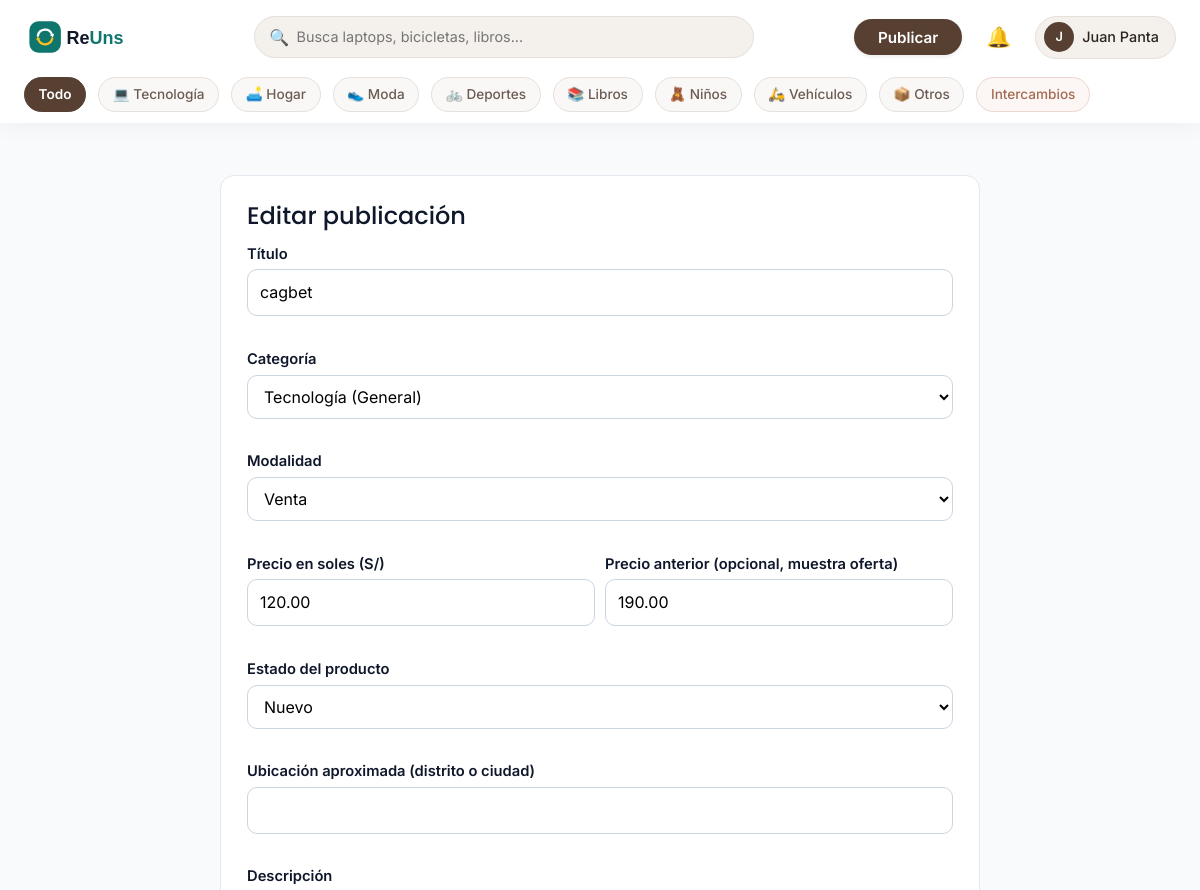
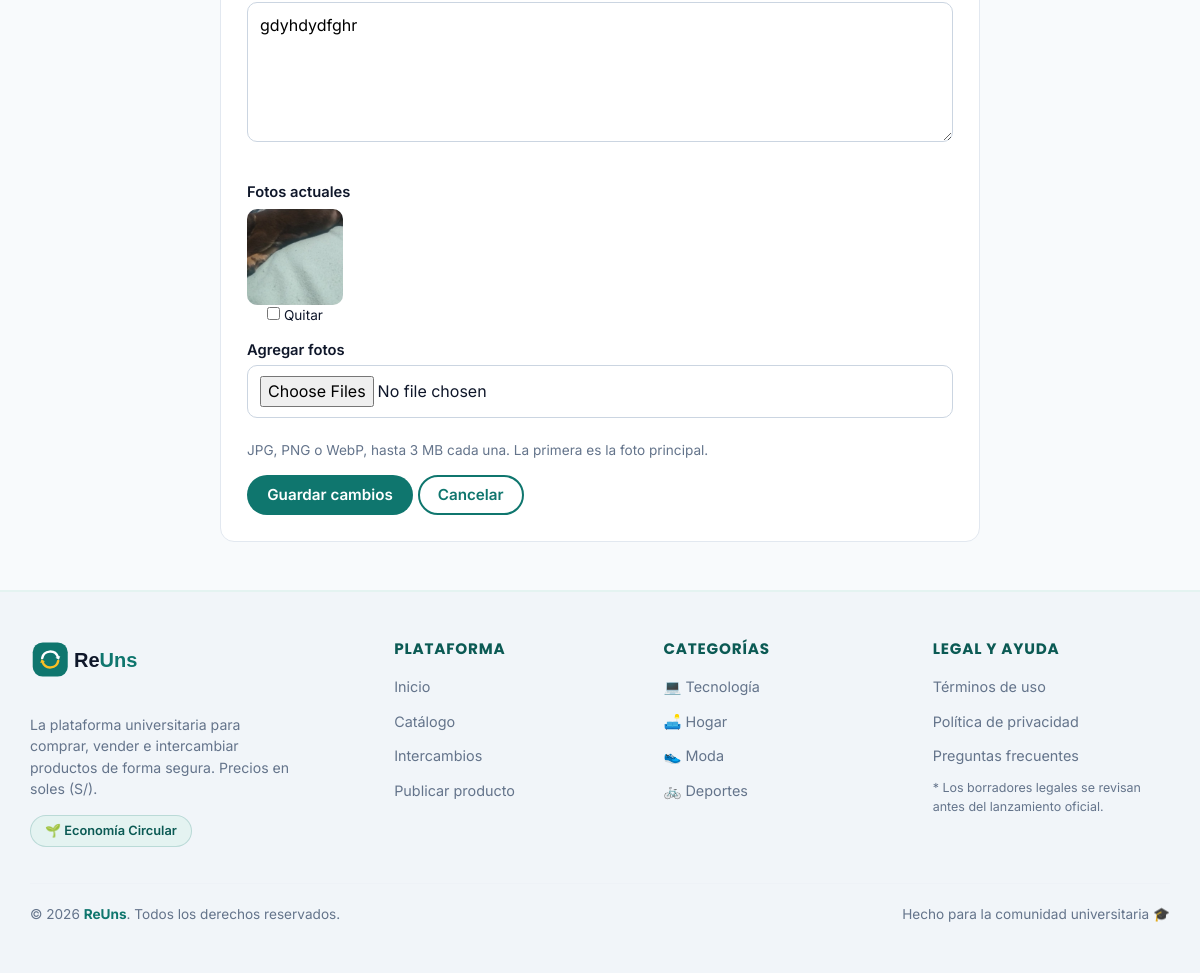
The page /paginas/editar.php?id=4 (signed in) on the database its author committed (2 pictures, top to bottom).
### tables this page shows
CREATE TABLE `usuarios` (
  `id` int(10) UNSIGNED NOT NULL,
  `nombre` varchar(60) NOT NULL,
  `email` varchar(150) NOT NULL,
  `clave_hash` varchar(255) NOT NULL,
  `rol` enum('usuario','moderador','admin') NOT NULL DEFAULT 'usuario',
  `estado` enum('activo','suspendido') NOT NULL DEFAULT 'activo',
  `email_verificado_en` datetime DEFAULT NULL,
  `bio` varchar(300) DEFAULT NULL,
  `ubicacion` varchar(80) DEFAULT NULL,
  `foto` varchar(40) DEFAULT NULL,
  `version_sesion` int(10) UNSIGNED NOT NULL DEFAULT 1,
  `creado_en` datetime NOT NULL DEFAULT current_timestamp(),
  `ultimo_login` datetime DEFAULT NULL
);

CREATE TABLE `productos` (
  `id` int(10) UNSIGNED NOT NULL,
  `usuario_id` int(10) UNSIGNED NOT NULL,
  `categoria_id` int(10) UNSIGNED NOT NULL,
  `titulo` varchar(100) NOT NULL,
  `descripcion` text NOT NULL,
  `precio` decimal(10,2) DEFAULT NULL,
  `precio_anterior` decimal(10,2) DEFAULT NULL,
  `modalidad` enum('venta','intercambio','ambas') NOT NULL,
  `estado_conservacion` enum('nuevo','como_nuevo','bueno','aceptable') NOT NULL,
  `ubicacion` varchar(80) DEFAULT NULL,
  `disponibilidad` enum('activo','pausado','vendido','intercambiado','eliminado') NOT NULL DEFAULT 'activo',
  `creado_en` datetime NOT NULL DEFAULT current_timestamp(),
  `actualizado_en` datetime NOT NULL DEFAULT current_timestamp() ON UPDATE current_timestamp(),
  `estado` varchar(50) NOT NULL DEFAULT 'activo',
  `categoria` varchar(100) DEFAULT NULL,
  `estado_producto` varchar(50) DEFAULT 'disponible'
);

CREATE TABLE `categorias` (
  `id` int(10) UNSIGNED NOT NULL,
  `slug` varchar(40) NOT NULL,
  `nombre` varchar(60) NOT NULL,
  `icono` varchar(8) NOT NULL DEFAULT '?',
  `padre_id` int(10) UNSIGNED DEFAULT NULL
);

CREATE TABLE `producto_imagenes` (
  `id` int(10) UNSIGNED NOT NULL,
  `producto_id` int(10) UNSIGNED NOT NULL,
  `archivo` varchar(40) NOT NULL,
  `orden` tinyint(3) UNSIGNED NOT NULL DEFAULT 0
);

### app/config/config.php (called while the page is built, shortened)
<?php
function e(?string $t): string { return htmlspecialchars($t ?? '', ENT_QUOTES, 'UTF-8'); }

### app/config/db.php (called while the page is built)
<?php
function db(): PDO {
  static $pdo = null;
  if ($pdo === null) {
    $pdo = new PDO('mysql:host='.env('DB_HOST','localhost').';dbname='.env('DB_NAME','reuns').';charset=utf8mb4',
      env('DB_USER','root'), env('DB_PASS',''),
      [PDO::ATTR_ERRMODE=>PDO::ERRMODE_EXCEPTION, PDO::ATTR_DEFAULT_FETCH_MODE=>PDO::FETCH_ASSOC, PDO::ATTR_EMULATE_PREPARES=>false]);
  }
  return $pdo;
}

### app/modelos/usuario.php (called while the page is built, shortened)
<?php
function usuario_por_id(int $id): ?array {
    $s = db()->prepare('SELECT * FROM usuarios WHERE id=?');
    $s->execute([$id]);
    return $s->fetch() ?: null;
}

### app/ayudas/sesion.php (called while the page is built, shortened)
<?php
function usuario_actual(): ?array {
  static $cache = false;
  if ($cache !== false) return $cache;
  $cache = null;
  if (!empty($_SESSION['uid'])) {
    $u = usuario_por_id((int)$_SESSION['uid']);
    if ($u && $u['estado'] === 'activo' && (int)$u['version_sesion'] === (int)($_SESSION['ver'] ?? 0)) $cache = $u;
    else { $_SESSION = []; }
  }
  return $cache;
}
function requerir_login(): array {
  $u = usuario_actual();
  return $u;
}

### app/modelos/producto.php (called while the page is built, shortened)
<?php
function categorias_todas(): array {
    static $categorias = null;
    if ($categorias === null) {
        $categorias = db()->query("SELECT id, padre_id, slug, nombre, icono FROM categorias ORDER BY id")->fetchAll(PDO::FETCH_ASSOC);
    }
    return $categorias;
}
function categorias(): array {
    $resultado = [];
    foreach (categorias_todas() as $categoria) {
        $resultado[$categoria['id']] = [
            $categoria['nombre'],
            $categoria['icono']
        ];
    }
    return $resultado;
}
function producto_por_id(int $id): ?array {
    $sql = SQL_PRODUCTO
        . ",
            u.ubicacion AS vendedor_ubicacion,
            u.bio AS vendedor_bio,
            u.creado_en AS vendedor_desde,
            (u.email_verificado_en IS NOT NULL) AS vendedor_verificado,
            u.estado AS vendedor_estado"
        . SQL_DESDE
        . " WHERE p.id = ?
            AND p.estado <> 'eliminado'";
    $consulta = db()->prepare($sql);
    $consulta->execute([$id]);
    $producto = $consulta->fetch();
    $producto['imagenes'] = imagenes_de($id);
    return $producto;
}
function producto_propio(int $id, int $uid): ?array {
    $producto = producto_por_id($id);
    return (
        $producto &&
        (int)$producto['usuario_id'] === $uid
    ) ? $producto : null;
}
function imagenes_de(int $pid): array {
    $consulta = db()->prepare(
        'SELECT *
         FROM producto_imagenes
         WHERE producto_id = ?
         ORDER BY orden, id'
    );
    $consulta->execute([$pid]);
    return $consulta->fetchAll();
}

### app/vistas/form_producto.php (the view, shortened to what this page needs)
<?php
$v = $o['valores'];
$er = $o['errores'];
$producto ??= null;
$catSel = (int)($v['categoria_id'] ?? $producto['categoria_id'] ?? 0);
$todas = categorias_todas();
$padres = array_filter($todas, fn($c) => $c['padre_id'] === null);
?>
<form method="post" enctype="multipart/form-data" data-validar="producto" novalidate>
  <?php
  campo('titulo', 'Título', 'text', $o + [
      'attr' => ' maxlength="100"'
  ]);
  ?>
  <div class="campo">
    <label for="categoria_id">Categoría</label>
    <select
      id="categoria_id"
      name="categoria_id"
      required
      <?= isset($er['categoria_id']) ? 'aria-invalid="true"' : '' ?>
    >
      <?php foreach ($padres as $padre): ?>
        <optgroup label="<?= e($padre['icono'] . ' ' . $padre['nombre']) ?>">
          <option
            value="<?= (int)$padre['id'] ?>"
            <?= $catSel === (int)$padre['id'] ? 'selected' : '' ?>
          >
            <?= e($padre['nombre']) ?> (General)
          </option>
        </optgroup>
      <?php endforeach; ?>
    </select>
    <p class="error"><?= e($er['categoria_id'] ?? '') ?></p>
  </div>
  <?php
  selector(
      'modalidad',
      'Modalidad',
      MODALIDADES,
      $v['modalidad'] ?? $producto['modalidad'] ?? '',
      $er['modalidad'] ?? ''
  );
  echo '<div class="dos campo-precio">';
  echo '</div>';
  ?>
  <div class="campo">
    <label for="descripcion">Descripción</label>
    <textarea
      id="descripcion"
      name="descripcion"
      maxlength="2000"
      style="min-height:140px"
    ><?= e($v['descripcion'] ?? $producto['descripcion'] ?? '') ?></textarea>
    <p class="error"><?= e($er['descripcion'] ?? '') ?></p>
  </div>
  <?php if ($producto && !empty($producto['imagenes'])): ?>
    <p style="margin:0 0 6px;font-weight:600;font-size:.92rem">
      Fotos actuales
    </p>
    <div class="fotos-actuales">
      <?php foreach ($producto['imagenes'] as $im): ?>
        <label>
          <img
            src="<?= BASE ?>/uploads/productos/<?= e($im['archivo']) ?>"
            alt="Foto del producto"
          >
          <input
            type="checkbox"
            name="quitar[]"
            value="<?= (int)$im['id'] ?>"
            style="width:auto"
          >
          Quitar
        </label>
      <?php endforeach; ?>
    </div>
  <?php endif; ?>
  <div class="campo">
    <label for="fotos">
      <?= $producto ? 'Agregar fotos' : 'Fotos (1 a 5)' ?>
    </label>
    <input
      id="fotos"
      name="fotos[]"
      type="file"
      multiple
      accept="image/jpeg,image/png,image/webp"
      data-max-mb="3"
      data-max-files="5"
    >
    <p class="error"><?= e($er['fotos'] ?? '') ?></p>
    <p class="meta">
      JPG, PNG o WebP, hasta 3 MB cada una. La primera es la foto principal.
    </p>
  </div>
  <button class="btn btn--primario" type="submit">
    <?= $producto ? 'Guardar cambios' : 'Publicar producto' ?>
  </button>
  <a class="btn btn--linea" href="<?= BASE ?>/paginas/mis_productos.php">
    Cancelar
  </a>
</form>

### app/vistas/cabecera.php (shortened to what this page needs)
<?php
$usr = usuario_actual();
?>
<!DOCTYPE html>
<html lang="es">
<head>
    <link href="https://cdn.jsdelivr.net/npm/bootstrap@5.3.3/dist/css/bootstrap.min.css" rel="stylesheet">
    <link rel="stylesheet" href="<?= BASE ?>/assets/css/base.css">
    <link rel="stylesheet" href="<?= BASE ?>/assets/css/social.css">
</head>
<body>
<header class="cab">
  <div class="cab__contenedor-interno">
    <div class="cab__fila">
      <a href="<?= BASE ?>/index.php" class="cab__logo">
          <img src="<?= BASE ?>/assets/img/logo.svg" alt="ReUns" width="130" height="36">
      </a>
      <form class="buscador-compacto" action="<?= BASE ?>/paginas/catalogo.php" method="get" role="search">
        <span class="buscador-icono">🔍</span>
        <input id="q" name="q" type="search" placeholder="Busca laptops, bicicletas, libros..." value="<?= e($_GET['q'] ?? '') ?>">
      </form>
      <nav class="cab__acciones" aria-label="Cuenta">
        <?php if ($usr):
          $inicialUsuario = mb_strtoupper(mb_substr($usr['nombre'], 0, 1));
        ?>
          <a class="btn btn-publicar-calido btn-sm px-4 rounded-pill fw-semibold shadow-sm" href="<?= BASE ?>/paginas/publicar.php">Publicar</a>
          <a href="<?= BASE ?>/paginas/notificaciones.php" class="position-relative text-dark text-decoration-none p-2" aria-label="Notificaciones">
              <span style="font-size: 1.25rem;">🔔</span>
          </a>
          <div class="menu-usuario-hover-container">
              <div class="btn-perfil-toggle">
                  <span class="avatar-circulo"><?= e($inicialUsuario) ?></span>
                  <span class="text-truncate d-none d-sm-inline" style="max-width: 110px;"><?= e($usr['nombre']) ?></span>
              </div>
          </div>
        <?php else: ?>
          <a class="btn btn-outline-secondary btn-sm rounded-pill px-3" href="<?= BASE ?>/paginas/login.php">Ingresar</a>
          <a class="btn btn-publicar-calido btn-sm rounded-pill px-3 shadow-sm" href="<?= BASE ?>/paginas/registro.php">Crear cuenta</a>
        <?php endif; ?>
      </nav>
    </div>
  </div>
  <div class="cats-wrapper">
      <div class="cab__contenedor-interno">
          <nav class="cats-nav" aria-label="Categorías">
              <a href="<?= BASE ?>/paginas/catalogo.php" class="<?= !isset($_GET['cat']) && empty($_GET['mod']) ? 'activo' : '' ?>">Todo</a>
              <?php foreach (categorias() as $k => [$n, $i]): ?>
                  <a href="<?= BASE ?>/paginas/catalogo.php?cat=<?= $k ?>" class="<?= (isset($_GET['cat']) && $_GET['cat'] == $k) ? 'activo' : '' ?>">
                      <?= $i . ' ' . e($n) ?>
                  </a>
              <?php endforeach; ?>
              <a href="<?= BASE ?>/paginas/catalogo.php?mod=intercambio" class="cats__trueque <?= (isset($_GET['mod']) && $_GET['mod'] == 'intercambio') ? 'activo' : '' ?>">Intercambios</a>
          </nav>
      </div>
  </div>
</header>
<main id="contenido">

### app/ayudas/formularios.php (shortened to what this page needs)
<?php
function campo(string $name, string $label, string $tipo = 'text', array $o = []): void {
  $err = $o['errores'][$name] ?? ''; $val = $tipo === 'password' ? '' : ($o['valores'][$name] ?? '');
  $n = e($name);
  echo '<div class="campo"><label for="'.$n.'">'.e($label).'</label><input id="'.$n.'" name="'.$n.'" type="'.e($tipo).'" value="'.e($val).'"'
    .(isset($o['auto']) ? ' autocomplete="'.e($o['auto']).'"' : '').(($o['req'] ?? true) ? ' required' : '').($tipo==='password'?' maxlength="72"':'').($o['attr'] ?? '')
    .($err ? ' aria-invalid="true" aria-describedby="e-'.$n.'"' : '').'><p class="error" id="e-'.$n.'">'.e($err).'</p></div>';
}
function selector(string $name, string $label, array $opciones, ?string $sel, string $err = '', string $vacio = 'Elige…'): void {
  $n = e($name); echo '<div class="campo"><label for="'.$n.'">'.e($label).'</label><select id="'.$n.'" name="'.$n.'"'.($err ? ' aria-invalid="true"' : '').'><option value="">'.e($vacio).'</option>';
  foreach ($opciones as $v => $t) echo '<option value="'.e((string)$v).'"'.((string)$v === (string)$sel ? ' selected' : '').'>'.e($t).'</option>';
  echo '</select><p class="error">'.e($err).'</p></div>';
}

### public/assets/css/base.css (style rules this page uses)
:root { --verde: #0F766E; --verde-osc: #0B5A54; --verde-cl: #E4F3F1; --ambar: #F59E0B; --ambar-osc: #B45309; --tinta: #0F172A; --gris: #64748B; --linea: #E2E8F0; --fondo: #F8FAFC; --blanco: #fff; --error: #B91C1C; --footer:#B7D894; --r: 14px; --sombra: 0 1px 2px rgba(15, 23, 42, .06), 0 4px 14px rgba(15, 23, 42, .05); }
* { box-sizing: border-box; }
body { margin: 0; font: 400 16px/1.55 Inter, system-ui, sans-serif; color: var(--tinta); background: var(--fondo); }
a { color: var(--verde); }
img { max-width: 100%; }
.btn { display: inline-block; border: 2px solid transparent; border-radius: 999px; padding: .55em 1.2em; font: 600 .95rem Inter, sans-serif; cursor: pointer; text-decoration: none; text-align: center; }
.btn--primario { background: var(--verde); color: #fff; }
.btn--linea { border-color: var(--verde); color: var(--verde); background: #fff; }
.cab { background: #fff; border-bottom: 1px solid var(--linea); position: sticky; top: 0; z-index: 20; }
.cab__fila { display: flex; align-items: center; gap: 16px; padding-top: 10px; padding-bottom: 10px; flex-wrap: wrap; }
.cab__logo img { display: block; }
.cab__acciones { display: flex; align-items: center; gap: 14px; }
.cab__acciones > a:not(.btn) { text-decoration: none; color: var(--tinta); font-weight: 500; }
.cats__trueque { background: #FEF3C7; font-weight: 600; }
.meta { margin: 4px 0 0; color: var(--gris); font-size: .85rem; }
.campo { margin-bottom: 14px; }
.campo label { display: block; font-weight: 600; margin-bottom: 4px; font-size: .92rem; }
.campo input, .campo select, .campo textarea { width: 100%; padding: 10px 12px; border: 1.5px solid #CBD5E1; border-radius: 10px; font: inherit; background: #fff; }
.campo textarea { min-height: 90px; }
.campo .error { color: var(--error); font-size: .85rem; margin: 4px 0 0; min-height: 1em; }
.dos { display: grid; grid-template-columns: 1fr 1fr; gap: 10px; }
.fotos-actuales { display: flex; gap: 12px; flex-wrap: wrap; margin-bottom: 12px; }
.fotos-actuales label { font-weight: 400; font-size: .85rem; display: block; text-align: center; }
.fotos-actuales img { width: 96px; height: 96px; object-fit: cover; border-radius: 10px; display: block; }
main#contenido { padding-top: 24px; min-height: calc(100vh - 400px); }

### rows shown on the page
usuarios: nombre "J", nombre "Juan Panta", categoria_id "Tecnología (General)", descripcion "gdyhdydfghr"
productos: titulo "cagbet", modalidad "Venta", precio "120.00", precio_anterior "190.00", estado_conservacion "Nuevo"
producto_imagenes: archivo (picture)

### other values the page prints
$i "💻"
$n "Tecnología"
$i "🛋️"
$n "Hogar"
$i "👟"
$n "Moda"
$i "🚲"
$n "Deportes"
$i "📚"
$n "Libros"
$i "🧸"
$n "Niños"
$i "🛵"
$n "Vehículos"
$i "📦"
